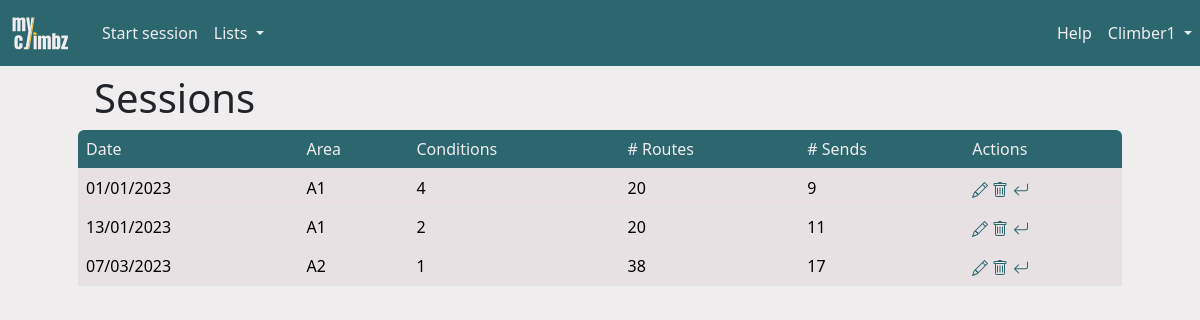
Screenshot of /sessions (signed in) with the database file from the repository.
### myclimbz/models/climber.py (models this page shows, shortened)
class Climber(db.Model, UserMixin):
    id = db.Column(db.Integer, primary_key=True)
    role = db.Column(db.Integer, nullable=False, default=0)
    email = db.Column(db.String(200), nullable=False, unique=True)
    password = db.Column(db.String(200), nullable=False)
    name = db.Column(db.String(200), nullable=False)
    birthdate = db.Column(db.Date, nullable=True)
    year_started_climbing = db.Column(db.Integer, nullable=True)
    height = db.Column(db.Integer, nullable=True)
    ape_index = db.Column(db.Integer, nullable=True)
    grade_scale = db.Column(db.String(10), nullable=False, default="font")
    sessions = db.relationship("Session", backref="climber", cascade="all, delete")
    opinions = db.relationship("Opinion", backref="climber", cascade="all, delete")
    routes = db.relationship("Route", backref="creator")
    sectors = db.relationship("Sector", backref="creator")
    areas = db.relationship("Area", backref="creator")
    projects = db.relationship(
        "Route",
        secondary=climber_projects,
        backref=db.backref("climbers", lazy="dynamic"),
    )

### myclimbz/models/session.py (models this page shows, shortened)
class Session(db.Model):
    __tablename__ = "climbing_session"
    id = db.Column(db.Integer, primary_key=True)
    date = db.Column(db.Date, nullable=False, default=datetime.now().date())
    conditions = Rating("conditions")
    comment = db.Column(db.Text)
    climbs = db.relationship("Climb", backref="session", cascade="all, delete")
    area_id = db.Column(db.Integer, db.ForeignKey("area.id"))
    climber_id = db.Column(db.Integer, db.ForeignKey("climber.id"))
    UniqueConstraint(date, area_id, climber_id, name="unique_session")

### myclimbz/models/area.py (models this page shows, shortened)
class Area(db.Model):
    id = db.Column(db.Integer, primary_key=True)
    name = db.Column(db.String(100), nullable=False, unique=True)
    comment = db.Column(db.Text)
    link = db.Column(db.String(300))
    created_by = db.Column(db.Integer, db.ForeignKey("climber.id"), nullable=False)
    rock_type_id = db.Column(db.Integer, db.ForeignKey("rock_type.id"))
    rock_type = db.relationship("RockType", backref="climbing_areas")
    sessions = db.relationship("Session", backref="area", cascade="all, delete")
    sectors = db.relationship("Sector", backref="area", cascade="all, delete")

### myclimbz/blueprints/sessions/routes.py (the view)
@sessions.route("/sessions")
def table_sessions() -> str:
    sessions = Session.query.filter_by(climber_id=current_user.id).all()
    return render("sessions.html", title="Sessions", sessions=sessions)

### myclimbz/models/climber.py (called while the page is built)
@login_manager.user_loader
def load_climber(climber_id: int) -> Climber:
    return Climber.query.get(int(climber_id))

### run.py (called while the page is built, shortened)
@app.before_request
def check_request_validity():
    if not request.endpoint:
        return
    elif request.endpoint == "climbers.login" or "static" in request.endpoint:
        return
    elif not current_user.is_authenticated:
        return redirect(url_for("climbers.login"))

### myclimbz/templates/sessions.html
{% extends "main.html" %}
{% block content %}
{% include "sessions_table.html" %}
{% endblock content %}

### myclimbz/templates/main.html (shortened to what this page needs)
<html>
<head>
    <link href="https://cdn.jsdelivr.net/npm/bootstrap@5.3.2/dist/css/bootstrap.min.css" rel="stylesheet"
>
    <link href="{{ url_for('static', filename='css/colors.css') }}" rel="stylesheet" type="text/css">
    <link rel="stylesheet" type="text/css" href="https://cdnjs.cloudflare.com/ajax/libs/noUiSlider/15.8.1/nouislider.css" />
    <link href="https://cdn.jsdelivr.net/npm/simple-datatables@latest/dist/style.css" rel="stylesheet" type="text/css">
</head>
<body>
    <nav class="navbar navbar-expand-lg">
        {% if not is_form %}
        <a class="navbar-brand" href="{{ url_for('home.page_home') }}" style="padding-left: 10px;">
            <img src="{{ url_for('static', filename='images/logo-transparent.svg') }}" width="60" height="40" class="d-inline-block align-top" alt="">
        </a>
        <div class="collapse navbar-collapse ps-2" id="navbarSupportedContent">
            <ul class="navbar-nav me-auto mb-2 mb-md-0">
                {% if open_session %}
                {% if not open_session.is_project_search %}
                <li><a id="add_video" class="nav-link" href="{{ url_for('videos.annotate_video') }}">Add video</a></li>
                {% endif %}
                <li><a id="add_climb" class="nav-link" href="{{ url_for('climbs.add_climb') }}">Add climb</a></li>
                <li>
                    <a id="stop_session" class="nav-link" href="{{ url_for('sessions.stop_session') }}">
                        Stop
                        {% if open_session.is_project_search %}
                        project search
                        {% else %}
                        session
                        {% endif %}
                    </a>
                </li>
                {% else %}
                <li class="nav-item">
                    <a id="start_session" class="nav-link" href="{{ url_for('sessions.add_session') }}">Start session</a>
                </li>
                {% endif %}
                <li class="nav-item dropdown">
                    <a class="nav-link dropdown-toggle" href="#" role="button" data-bs-toggle="dropdown"
                        aria-expanded="false">
                        Lists
                    </a>
                </li>
            </ul>
            <ul class="navbar-nav ms-md-auto mb-2 mb-md-0">
                <li class="nav-item">
                    <a class="nav-link" href="{{ url_for('home.guide') }}">Help</a>
                </li>
                <li class="nav-item dropdown">
                    <a class="nav-link dropdown-toggle" href="#" role="button" data-bs-toggle="dropdown"
                        aria-expanded="false">
                        {{ username }}
                    </a>
                </li>
            </ul>
        </div>
        {% else %}
        <a class="navbar-brand" href="{{ url_for('home.cancel_form') }}" style="padding-left: 10px;">
            <img src="{{ url_for('static', filename='images/logo-transparent.svg') }}" width="60" height="40" class="d-inline-block align-top" alt="">
        </a>
        {% endif %}
    </nav>
    {%block content %}{% endblock %}
</body>
</html>

### myclimbz/templates/sessions_table.html (shortened to what this page needs)
<div class="container px-0 px-md-5">
    <h1 class="ms-3 mt-2">Sessions</h1>
    <table id="content_table" class="table table-hover" data-sort-col="0" data-sort-order="desc">
        <thead>
            <tr>
                <th data-type="date" data-format="DD/MM/YYYY">Date</th>
                <th>Area</th>
                <th>Conditions</th>
                <th># Routes</th>
                <th># Sends</th>
                {% if sessions[0].climber_id == user_id %}
                    <th data-sortable="false">Actions</th>
                {% endif %}
            </tr>
        </thead>
        <tbody>
            {% for session in sessions %}
            {% set onclick = "window.location=\"" + url_for('sessions.page_session', session_id=session.id) + "\"" %}
            <tr>
                <td onclick={{ onclick }}>{{ session.date.strftime('%d/%m/%Y') }}</td>
                <td onclick={{ onclick }}>{{ session.area.name }}</td>
                <td onclick={{ onclick }}>{{ session.conditions }}</td>
                <td onclick={{ onclick }}>{{ session.climbs|length }}</td>
                <td onclick={{ onclick }}>{{ session.climbs|map(attribute='sent')|sum }}</td>
                {% if session.climber_id == user_id %}
                    <td>
                        <a href="{{ url_for('sessions.edit_session', session_id=session.id) }}">
                        </a>
                        <a href="{{ url_for('sessions.delete_session', session_id=session.id) }}" onclick="return confirm('Are you sure you want to delete this session?');">
                        </a>
                        {% if not open_session %}
                        <a href="{{ url_for('sessions.reopen_session', session_id=session.id) }}">
                        </a>
                        {% endif %}
                    </td>
                {% endif %}
            </tr>
            {% endfor %}
        </tbody>
    </table>
</div>

### myclimbz/static/css/colors.css (style rules this page uses)
:root { --color-yellow: #FFC53D; --color-yellow-100: #fff0c6; --color-yellow-200: #ffdf88; --color-yellow-300: #FFC53D; --color-yellow-400: #ffb320; --color-yellow-500: #f98f07; --color-yellow-600: #dd6902; --color-yellow-700: #b74806; --color-yellow-800: #94360c; --color-yellow-900: #7a2e0d; --color-yellow-950: #461602; --color-green: #2C666E; --color-green-50: #f1faf9; --color-green-100: #daf3f3; --color-green-200: #bae6e7; --color-green-300: #8ad4d6; --color-green-400: #53b9bd; --color-green-500: #379da3; --color-green-600: #318089; --color-green-700: #2C666E; --color-green-800: #2c575e; --color-green-900: #284a51; --color-green-950: #163036; --color-white: #F0EDEE; --color-white-50: #f9f7f8; --color-white-100: #F0EDEE; --color-white-200: #e7e1e3; --color-white-300: #d5cccf; --color-white-400: #bbaeb2; --color-white-500: #a29197; --color-white-600: #8a787e; --color-white-700: #726368; --color-white-800: #605458; --color-white-900: #53494c; --color-white-950: #2a2527; --color-gray: #6c757d; --color-black: #0A090C; }
body { background-color: var(--color-white); }
a { text-decoration: none; color: var(--color-green); }
.navbar { background-color: var(--color-green); color: var(--color-white); }
.navbar-brand { color: var(--color-yellow); }
.nav-link, .nav-link:focus { color: var(--color-white); }
.table thead th:first-child { border-top-left-radius: var(--bs-border-radius); }
.table thead th:last-child { border-top-right-radius: var(--bs-border-radius); }
.table td { background-color: var(--color-white-200); }
.table thead { background-color: var(--color-green); color: var(--color-white); font-weight: normal; }
.table thead th { background-color: transparent; color: inherit; font-weight: normal; }

### rows the page displays
Climber: name "Climber1"
Session: date "01/01/2023", area.name "A1", conditions "4", climbs|length "20", climbs|map "9"
Session: date "13/01/2023", area.name "A1", conditions "2", climbs|length "20", climbs|map "11"
Session: date "07/03/2023", area.name "A2", conditions "1", climbs|length "38", climbs|map "17"
